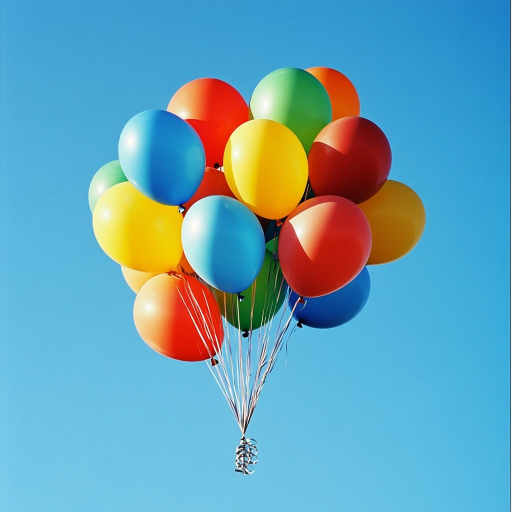
#> input picture 004 - computer_vision_parte_1/Imagenes/globos.jpg, 1024 x 1024 px (shown at 1/2 size); its folder holds 5 pictures in this run
$ jupyter execute --allow-errors '002 - formatos de archivos de imagen.ipynb'
#> lines starting #> are read from the running program, lines starting #| are printed output that depends on the picture
# Formatos de archivos de imagen

En este cuaderno vas a comparar varios formatos habituales de imagen para entender qué conservan, qué sacrifican y por qué esa decisión importa cuando armás un flujo de trabajo con imágenes.

## Objetivo

Distinguir formato de archivo, resolución y representación de color, y analizar cómo cambian el tamaño del archivo y la calidad visual según el método de compresión.

## Resultados de aprendizaje

Al finalizar este cuaderno, vas a poder:

- explicar la diferencia entre compresión con pérdida y compresión sin pérdida;
- comparar tamaños de archivo entre varios formatos;
- observar artefactos visuales en zonas recortadas de una imagen;
- justificar qué formato conviene para conservar originales, editar y entregar resultados.

## Relación con la secuencia

Este cuaderno se apoya en la introducción a OpenCV y espacios de color. Acá el foco ya no está en transformar el contenido de la imagen, sino en entender cómo se guarda ese contenido en disco.

## Módulos que vamos a usar

- `cv2`: para leer y guardar imágenes en distintos formatos.
- `matplotlib.pyplot`: para visualizar comparaciones.
- `pathlib.Path`: para trabajar con rutas de archivos.
- `tempfile`: para crear archivos temporales sin ensuciar la carpeta del proyecto.

[cell 1]
from pathlib import Path
import tempfile

import cv2
import matplotlib.pyplot as plt

CARPETA_IMAGENES = Path("Imagenes")
ruta_imagen = CARPETA_IMAGENES / "globos.jpg"

imagen_bgr = cv2.imread(str(ruta_imagen), cv2.IMREAD_COLOR)
#> imagen_bgr is the input picture: shape (1024, 1024, 3); mean B, G, R 182.5, 162.6, 102.2
if imagen_bgr is None:
    raise FileNotFoundError(f"No se pudo leer la imagen: {ruta_imagen}")

imagen_rgb = cv2.cvtColor(imagen_bgr, cv2.COLOR_BGR2RGB)
print(f"Dimensiones: {imagen_rgb.shape}")
#| Dimensiones: (1024, 1024, 3)

## 1. Imagen base y punto de partida

Vamos a usar una misma imagen para todos los experimentos. Eso permite que cualquier diferencia que veas al final se deba al formato de guardado y no a cambios en el contenido.

[cell 2]
plt.figure(figsize=(9, 6), constrained_layout=True)
plt.imshow(imagen_rgb)
plt.title("Imagen base para comparar formatos", fontweight="bold", loc="left")
plt.axis("off")
plt.show()

Observá que todavía no estamos hablando de píxeles distintos ni de colores distintos. La imagen es la misma. Lo que va a cambiar es la forma en que se escribe en el archivo.

## 2. Guardar la misma imagen en varios formatos

Ahora vamos a guardar exactamente la misma imagen en distintos formatos. El objetivo es comparar el tamaño aproximado de cada archivo y relacionarlo con el tipo de compresión que usa.

[cell 3]
formatos = [
    ("jpeg_calidad_alta.jpg", [cv2.IMWRITE_JPEG_QUALITY, 95]),
    ("jpeg_calidad_baja.jpg", [cv2.IMWRITE_JPEG_QUALITY, 35]),
    ("png.png", [cv2.IMWRITE_PNG_COMPRESSION, 3]),
    ("bmp.bmp", []),
    ("webp.webp", [cv2.IMWRITE_WEBP_QUALITY, 80]),
]

resultados = []

#> (the rest of this cell did not finish here and is left out)

Fijate qué formatos generan archivos más livianos y cuáles conservan más información sin comprimir tanto. No hay un formato universalmente mejor: la elección depende del uso.

## 3. Comparar calidad visual en un recorte pequeño

Las pérdidas de calidad suelen verse mejor en zonas recortadas que en la imagen completa. Por eso vamos a mirar una región más chica y comparar una versión JPEG de alta calidad, una de baja calidad y una versión PNG.

[cell 4]
with tempfile.TemporaryDirectory() as carpeta_temporal:
    carpeta_temporal = Path(carpeta_temporal)

    ruta_jpeg_alta = carpeta_temporal / "alta.jpg"
    ruta_jpeg_baja = carpeta_temporal / "baja.jpg"
    ruta_png = carpeta_temporal / "imagen.png"

    cv2.imwrite(str(ruta_jpeg_alta), imagen_bgr, [cv2.IMWRITE_JPEG_QUALITY, 95])
    cv2.imwrite(str(ruta_jpeg_baja), imagen_bgr, [cv2.IMWRITE_JPEG_QUALITY, 20])
    cv2.imwrite(str(ruta_png), imagen_bgr, [cv2.IMWRITE_PNG_COMPRESSION, 3])

    jpeg_alta_rgb = cv2.cvtColor(cv2.imread(str(ruta_jpeg_alta)), cv2.COLOR_BGR2RGB)
    jpeg_baja_rgb = cv2.cvtColor(cv2.imread(str(ruta_jpeg_baja)), cv2.COLOR_BGR2RGB)
    png_rgb = cv2.cvtColor(cv2.imread(str(ruta_png)), cv2.COLOR_BGR2RGB)

fila_inicial, fila_final = 140, 320
columna_inicial, columna_final = 200, 420

recorte_original = imagen_rgb[fila_inicial:fila_final, columna_inicial:columna_final]
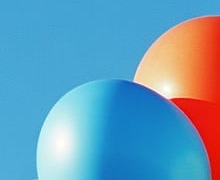
#> recorte_original: shape (180, 220, 3); mean R, G, B 103.7, 156.8, 186
recorte_jpeg_alta = jpeg_alta_rgb[fila_inicial:fila_final, columna_inicial:columna_final]
recorte_jpeg_baja = jpeg_baja_rgb[fila_inicial:fila_final, columna_inicial:columna_final]
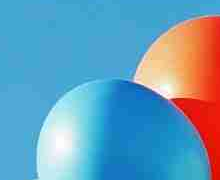
#> recorte_jpeg_baja: shape (180, 220, 3); mean R, G, B 104, 157, 185.2
recorte_png = png_rgb[fila_inicial:fila_final, columna_inicial:columna_final]

fig, ejes = plt.subplots(1, 4, figsize=(16, 4), constrained_layout=True)

ejes[0].imshow(recorte_original)
ejes[0].set_title("Recorte original", fontweight="bold", loc="left")
ejes[0].axis("off")

ejes[1].imshow(recorte_jpeg_alta)
ejes[1].set_title("JPEG alta calidad", fontweight="bold", loc="left")
ejes[1].axis("off")

ejes[2].imshow(recorte_jpeg_baja)
ejes[2].set_title("JPEG baja calidad", fontweight="bold", loc="left")
ejes[2].axis("off")

ejes[3].imshow(recorte_png)
ejes[3].set_title("PNG", fontweight="bold", loc="left")
ejes[3].axis("off")

plt.show()
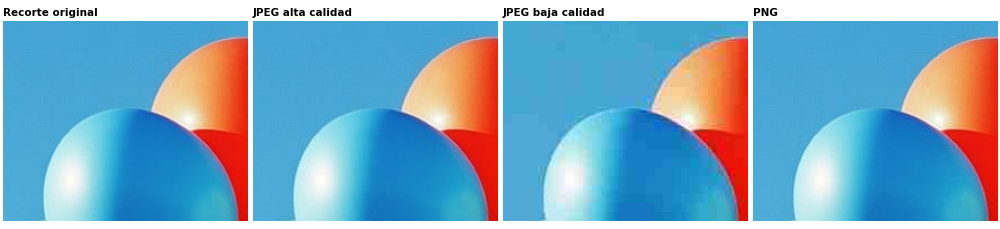
#> figure drawn by matplotlib, 4 panels

Observá sobre todo los bordes, las transiciones de color y las zonas con textura suave. En JPEG de baja calidad suelen aparecer bloques, ruido o degradaciones que no estaban en la imagen original.

## 4. Repetir una compresión con pérdida

Cuando una imagen JPEG se vuelve a guardar muchas veces, la degradación puede acumularse. Vamos a simular ese proceso para que se vea mejor.

[cell 5]
imagen_trabajo_bgr = imagen_bgr.copy()

with tempfile.TemporaryDirectory() as carpeta_temporal:
    carpeta_temporal = Path(carpeta_temporal)

    for indice in range(5):
        ruta_iteracion = carpeta_temporal / f"recompresion_{indice}.jpg"
        cv2.imwrite(str(ruta_iteracion), imagen_trabajo_bgr, [cv2.IMWRITE_JPEG_QUALITY, 25])
        imagen_trabajo_bgr = cv2.imread(str(ruta_iteracion), cv2.IMREAD_COLOR)

    imagen_recomprimida_rgb = cv2.cvtColor(imagen_trabajo_bgr, cv2.COLOR_BGR2RGB)

recorte_recomprimido = imagen_recomprimida_rgb[fila_inicial:fila_final, columna_inicial:columna_final]

fig, ejes = plt.subplots(1, 2, figsize=(10, 4), constrained_layout=True)
ejes[0].imshow(recorte_original)
ejes[0].set_title("Recorte original", fontweight="bold", loc="left")
ejes[0].axis("off")
ejes[1].imshow(recorte_recomprimido)
ejes[1].set_title("JPEG recompreso 5 veces", fontweight="bold", loc="left")
ejes[1].axis("off")
plt.show()
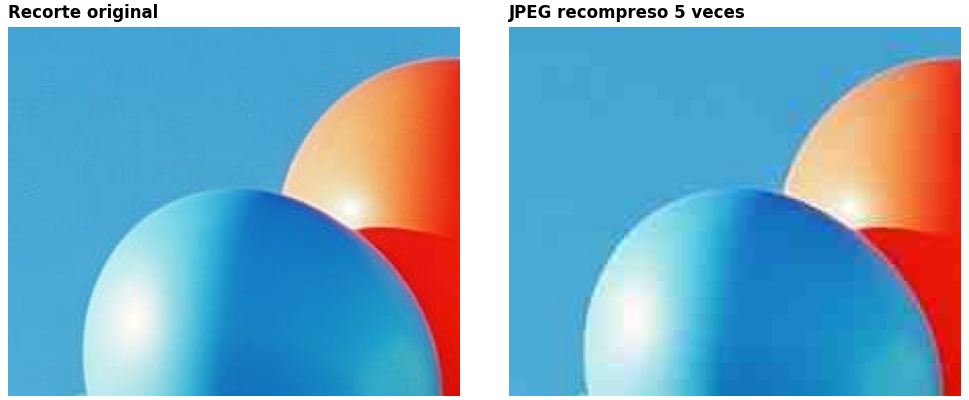
#> figure drawn by matplotlib, 2 panels
